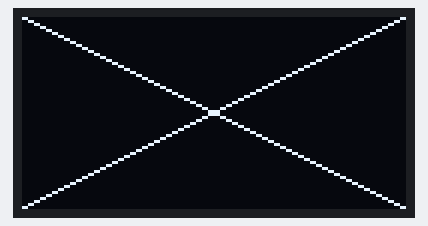
This program was run on a simulated ESP32. Parts: 128×64 one-colour display.

Above: at 0.1 s.
At 2.2 s:
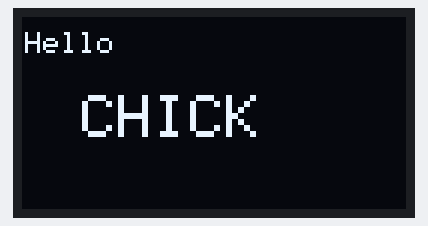

The program:

main.cpp
```cpp
#include <Wire.h>
#include <Adafruit_GFX.h>
#include <Adafruit_SSD1306.h>

// ---- OLED setup ----
#define SCREEN_WIDTH 128
#define SCREEN_HEIGHT 64
#define OLED_ADDR 0x3C


Adafruit_SSD1306 display(SCREEN_WIDTH, SCREEN_HEIGHT, &Wire, -1);


void setup() {
  Wire.begin(21, 22); // ESP32 default I2C pins (SDA=21, SCL=22)

  if (!display.begin(SSD1306_SWITCHCAPVCC, OLED_ADDR)) {
    // If it fails, check wiring and address (0x3C/0x3D)
    for (;;);
  }

  display.clearDisplay();

}

void loop() {


  display.clearDisplay();
  display.drawLine(0, 0, 127, 63, SSD1306_WHITE);
  display.drawLine(0, 63, 127, 0, SSD1306_WHITE);
  display.display();
  delay(2000);
  display.clearDisplay();

  display.setTextSize(1);
  display.setTextColor(SSD1306_WHITE);
  display.setCursor(1, 5);
  display.println("Hello");
  display.display();


  display.setTextSize(2);
  display.setTextColor(SSD1306_WHITE);
  display.setCursor(20, 26);
  display.println("CHICK");
  display.display();
  delay(2000);
}
```

Measured:
- what the display in image 1 shows lasts 2.0 s, from 2.1 s to 4.1 s
